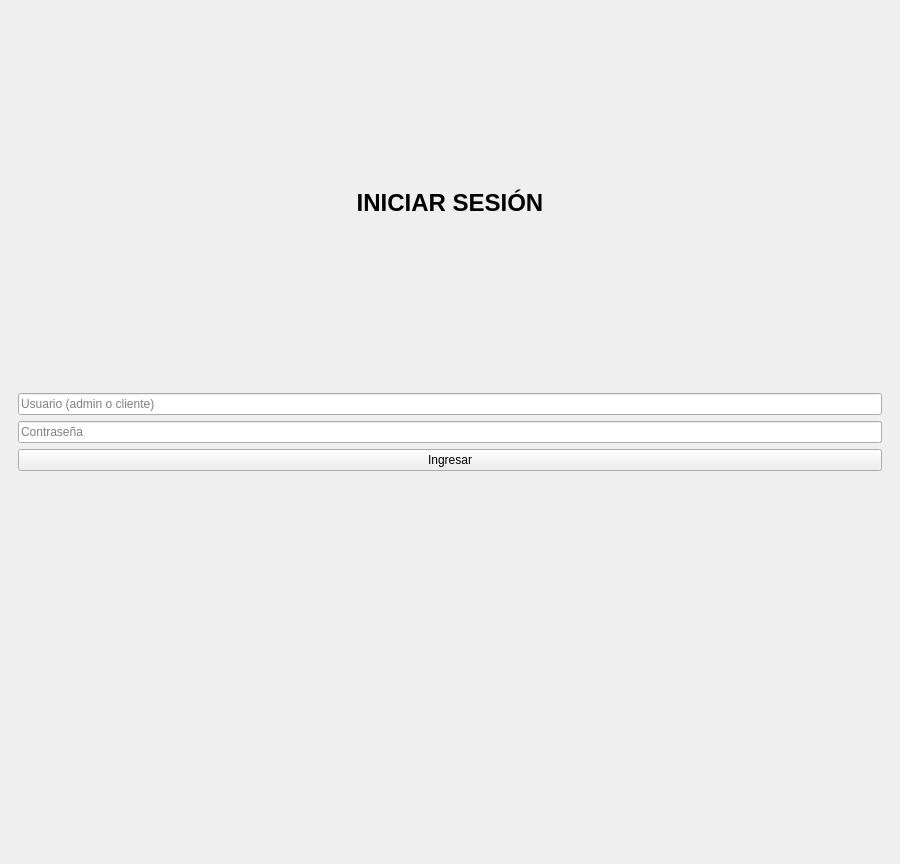
<?xml version="1.0" encoding="UTF-8"?>
<ui version="4.0">
 <class>MainWindow</class>
 <widget class="QMainWindow" name="MainWindow">
  <property name="geometry">
   <rect>
    <x>0</x>
    <y>0</y>
    <width>900</width>
    <height>700</height>
   </rect>
  </property>
  <property name="windowTitle">
   <string>CinemaUSAC</string>
  </property>
  <widget class="QWidget" name="centralwidget">
   <layout class="QVBoxLayout" name="verticalLayout">
    <item>
     <widget class="QStackedWidget" name="stackedWidget">
      <property name="currentIndex">
       <number>0</number>
      </property>

      <widget class="QWidget" name="page_login">
       <layout class="QVBoxLayout" name="verticalLayout_login">
        <item>
         <widget class="QLabel" name="lblTituloLogin">
          <property name="text"><string>INICIAR SESIÓN</string></property>
          <property name="alignment"><set>Qt::AlignCenter</set></property>
          <property name="styleSheet"><string notr="true">font-size: 24px; font-weight: bold;</string></property>
         </widget>
        </item>
        <item>
         <widget class="QLineEdit" name="txtUsuario">
          <property name="placeholderText"><string>Usuario (admin o cliente)</string></property>
         </widget>
        </item>
        <item>
         <widget class="QLineEdit" name="txtPassword">
          <property name="echoMode"><enum>QLineEdit::Password</enum></property>
          <property name="placeholderText"><string>Contraseña</string></property>
         </widget>
        </item>
        <item>
         <widget class="QPushButton" name="btnIngresar">
          <property name="text"><string>Ingresar</string></property>
         </widget>
        </item>
        <item>
         <widget class="QLabel" name="lblMensaje">
          <property name="text"><string/></property>
          <property name="styleSheet"><string notr="true">color: red; font-weight: bold;</string></property>
          <property name="alignment"><set>Qt::AlignCenter</set></property>
         </widget>
        </item>
       </layout>
      </widget>

      <widget class="QWidget" name="page_admin">
       <layout class="QVBoxLayout" name="verticalLayout_admin">
        <item>
         <widget class="QLabel" name="lblTituloAdmin">
          <property name="text"><string>Panel de Administrador</string></property>
          <property name="alignment"><set>Qt::AlignCenter</set></property>
          <property name="styleSheet"><string notr="true">font-size: 18px; font-weight: bold;</string></property>
         </widget>
        </item>
        <item><widget class="QPushButton" name="btnCerrarSesionAdmin"><property name="text"><string>Cerrar sesión</string></property></widget></item>
        <item>
         <widget class="QTabWidget" name="tabAdmin">
          <property name="currentIndex"><number>0</number></property>
          
          <widget class="QWidget" name="tab_Peliculas">
           <attribute name="title"><string>1. Cartelera y Películas</string></attribute>
           <layout class="QVBoxLayout">
            <item><widget class="QPushButton" name="btnCargarPeliculas"><property name="text"><string>Carga Masiva de Películas (CSV)</string></property></widget></item>
            <item>
             <widget class="QGroupBox" name="groupBoxPelicula">
              <property name="title"><string>Registrar Película Manual</string></property>
              <layout class="QFormLayout" name="formLayout">
               <item row="0" column="0"><widget class="QLabel"><property name="text"><string>Código (Ej: P034)</string></property></widget></item>
               <item row="0" column="1"><widget class="QLineEdit" name="txtCodigo"/></item>
               <item row="1" column="0"><widget class="QLabel"><property name="text"><string>Título</string></property></widget></item>
               <item row="1" column="1"><widget class="QLineEdit" name="txtTitulo"/></item>
               <item row="2" column="0"><widget class="QLabel"><property name="text"><string>Género</string></property></widget></item>
               <item row="2" column="1"><widget class="QLineEdit" name="txtGenero"/></item>
               <item row="3" column="0"><widget class="QLabel"><property name="text"><string>Duración (min)</string></property></widget></item>
               <item row="3" column="1"><widget class="QLineEdit" name="txtDuracion"/></item>
               <item row="4" column="0"><widget class="QLabel"><property name="text"><string>Clasificación</string></property></widget></item>
               <item row="4" column="1"><widget class="QLineEdit" name="txtClasificacion"/></item>
               <item row="5" column="0"><widget class="QLabel"><property name="text"><string>Idioma</string></property></widget></item>
               <item row="5" column="1"><widget class="QLineEdit" name="txtIdioma"/></item>
               <item row="6" column="0"><widget class="QLabel"><property name="text"><string>Fecha Estreno</string></property></widget></item>
               <item row="6" column="1"><widget class="QLineEdit" name="txtFechaEstreno"/></item>
               <item row="7" column="0"><widget class="QLabel"><property name="text"><string>Fecha Fin</string></property></widget></item>
               <item row="7" column="1"><widget class="QLineEdit" name="txtFechaFin"/></item>
              </layout>
             </widget>
            </item>
            <item><widget class="QPushButton" name="btnInsertarPelicula"><property name="text"><string>Guardar Película</string></property></widget></item>
            <item><widget class="QPushButton" name="btnEliminarPelicula"><property name="text"><string>Eliminar Película</string></property></widget></item>
            <item><widget class="QPushButton" name="btnVerCarteleraAdmin"><property name="text"><string>Ver Cartelera Completa</string></property></widget></item>
            <item><widget class="QPushButton" name="btnGraficarArbol"><property name="text"><string>Generar Reporte (Graphviz)</string></property></widget></item>
            <item><widget class="QLabel" name="lblMensajeAdmin"><property name="text"><string/></property><property name="styleSheet"><string notr="true">color: green; font-weight: bold;</string></property></widget></item>
           </layout>
          </widget>

          <widget class="QWidget" name="tab_Asientos">
           <attribute name="title"><string>2. Funciones y Asientos</string></attribute>
           <layout class="QVBoxLayout">
            <item><widget class="QPushButton" name="btnGestionarAsientos"><property name="text"><string>Gestionar Funciones y Mapa de Asientos</string></property></widget></item>
           </layout>
          </widget>

          <widget class="QWidget" name="tab_PromocionesAdmin">
           <attribute name="title"><string>3. Promociones</string></attribute>
           <layout class="QVBoxLayout">
            <item><widget class="QPushButton" name="btnGestionarPromociones"><property name="text"><string>Gestión de Promociones Especiales</string></property></widget></item>
           </layout>
          </widget>

          <widget class="QWidget" name="tab_SolicitudesAdmin">
           <attribute name="title"><string>4. Solicitudes</string></attribute>
           <layout class="QVBoxLayout">
            <item><widget class="QPushButton" name="btnGestionarSolicitudes"><property name="text"><string>Gestionar Solicitudes Especiales</string></property></widget></item>
           </layout>
          </widget>
         </widget>
        </item>
        <item>
         <widget class="QLabel" name="lblReporte">
          <property name="minimumSize">
           <size><width>700</width><height>300</height></size>
          </property>
          <property name="frameShape"><enum>QFrame::Box</enum></property>
          <property name="text"><string>El reporte generado aparecerá aquí</string></property>
          <property name="alignment"><set>Qt::AlignCenter</set></property>
          <property name="scaledContents"><bool>false</bool></property>
         </widget>
        </item>
       </layout>
      </widget>

      <widget class="QWidget" name="page_cliente">
       <layout class="QVBoxLayout" name="verticalLayout_cliente">
        <item>
         <widget class="QLabel" name="lblTituloCliente">
          <property name="text"><string>Panel de Cliente</string></property>
          <property name="alignment"><set>Qt::AlignCenter</set></property>
          <property name="styleSheet"><string notr="true">font-size: 18px; font-weight: bold;</string></property>
         </widget>
        </item>
        <item><widget class="QPushButton" name="btnCerrarSesionCliente"><property name="text"><string>Cerrar sesión</string></property></widget></item>
        <item>
         <widget class="QTabWidget" name="tabCliente">
          <property name="currentIndex"><number>0</number></property>
          
          <widget class="QWidget" name="tab_Reservas">
           <attribute name="title"><string>1. Cartelera y Reservas</string></attribute>
           <layout class="QVBoxLayout">
            <item><widget class="QPushButton" name="btnVerCarteleraCliente"><property name="text"><string>Consultar Cartelera</string></property></widget></item>
            <item><widget class="QPushButton" name="btnBuscarPeliculaCliente"><property name="text"><string>Buscar Película por Código</string></property></widget></item>
            <item><widget class="QPushButton" name="btnReservarAsiento"><property name="text"><string>Realizar Reserva de Asiento</string></property></widget></item>
            <item><widget class="QPushButton" name="btnCancelarReserva"><property name="text"><string>Cancelar Reserva</string></property></widget></item>
           </layout>
          </widget>

          <widget class="QWidget" name="tab_PromocionesCliente">
           <attribute name="title"><string>2. Promociones</string></attribute>
           <layout class="QVBoxLayout">
            <item><widget class="QPushButton" name="btnConsultarPromociones"><property name="text"><string>Consultar Promociones Activas</string></property></widget></item>
           </layout>
          </widget>

          <widget class="QWidget" name="tab_SolicitudesCliente">
           <attribute name="title"><string>3. Solicitudes Especiales</string></attribute>
           <layout class="QVBoxLayout">
            <item><widget class="QPushButton" name="btnRealizarSolicitud"><property name="text"><string>Realizar Solicitud Especial</string></property></widget></item>
            <item><widget class="QPushButton" name="btnConsultarSolicitud"><property name="text"><string>Consultar Estado de Solicitud</string></property></widget></item>
           </layout>
          </widget>
         </widget>
        </item>
       </layout>
      </widget>

     </widget>
    </item>
   </layout>
  </widget>
 </widget>
 <resources/>
 <connections/>
</ui>
